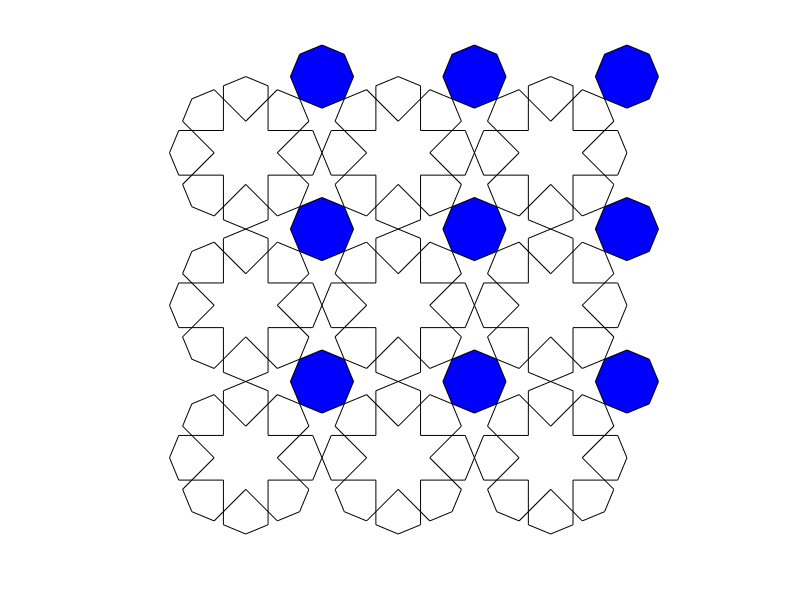

This figure's MATLAB source:
function pattern3
% alhambra tile
r=1;
t=linspace(0,2*pi,9);
for m=1:3
    for n=1:3
        [x,y,A,side]=shape1(r);
        patch(2*n*A+x,2*m*A+y,'r','facecolor','none');
        [xoct,yoct]=pol2cart(t,side/2);
        len=A+side/2;
        patch(2*n*A+xoct+len*cos(pi/4),2*m*A+yoct+len*sin(pi/4),'b');
    end
end
axis equal off
end

function [x,y,A,side]=shape1(r)
side=2*r*sin(pi/8);
side2=2*side/2*sin(pi/8);
A=r*cos(pi/8);
B=side2*cos(pi/8);
C=side2*sin(pi/8);
coords=[0    A;
    B  A-C;
    B    B;
    A-C  B;
    A    0;
    A-C -B;
    B   -B;
    B -A+C;
    0   -A;
    -B -A+C;
    -B   -B;
    -A+C -B;
    -A    0;
    -A+C  B;
    -B    B;
    -B  A-C];
x=coords(:,1);
y=coords(:,2);
[theta,r]=cart2pol(x,y);
[x3,y3]=pol2cart(theta-pi/4,r);
x=[x x3];y=[y y3];
end